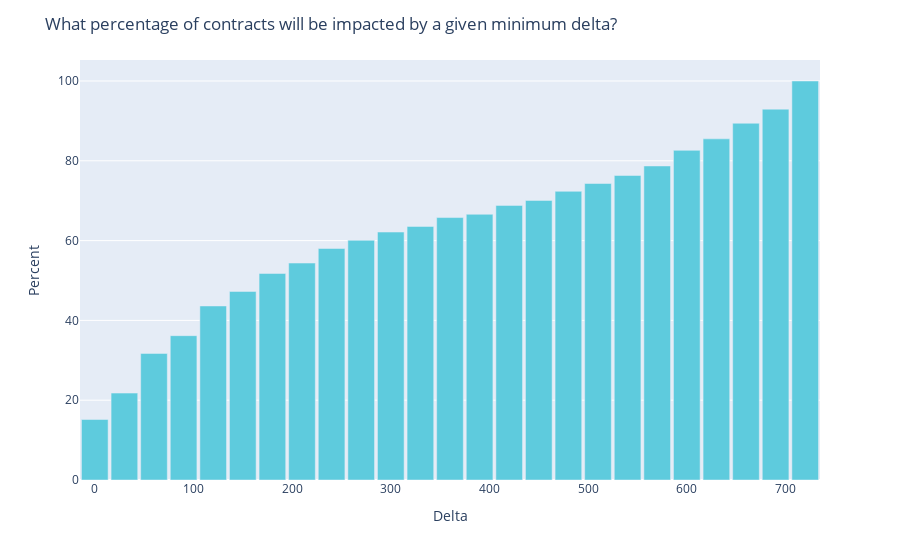

The cell this chart's notebook holds for it:
### Code cell
fig = px.bar(df_grouped, x='time_delta_with_previous_rental_in_minutes', y='cumulated_percentage')
fig.update_traces(marker_color="#5ecbdd")
fig.update_layout(title='What percentage of contracts will be impacted by a given minimum delta?', xaxis=dict(title='Delta'), yaxis=dict(title='Percent'), bargap=0.10)
fig.show()

### Figure 1 — Plotly figure (JSON) as saved in the notebook; plotly's stock layout.template omitted (floating-point values rounded to 4 significant figures)
{"data": [{"alignmentgroup": "True", "hovertemplate": "time_delta_with_previous_rental_in_minutes=%{x}<br>cumulated_percentage=%{y}<extra></extra>", "legendgroup": "", "marker": {"color": "#5ecbdd"}, "name": "", "offsetgroup": "", "orientation": "v", "showlegend": false, "textposition": "auto", "type": "bar", "x": [0, 30, 60, 90, 120, 150, 180, 210, 240, 270, 300, 330, 360, 390, 420, 450, 480, 510, 540, 570, 600, 630, 660, 690, 720], "xaxis": "x", "y": [15.15, 21.78, 31.72, 36.18, 43.62, 47.26, 51.77, 54.37, 58.01, 60.08, 62.14, 63.55, 65.78, 66.59, 68.82, 70.07, 72.35, 74.31, 76.32, 78.71, 82.62, 85.5, 89.41, 92.94, 100.0], "yaxis": "y"}], "layout": {"bargap": 0.1, "barmode": "relative", "legend": {"tracegroupgap": 0}, "margin": {"t": 60}, "title": {"text": "What percentage of contracts will be impacted by a given minimum delta?"}, "xaxis": {"anchor": "y", "domain": [0, 1], "title": {"text": "Delta"}}, "yaxis": {"anchor": "x", "domain": [0, 1], "title": {"text": "Percent"}}}}
